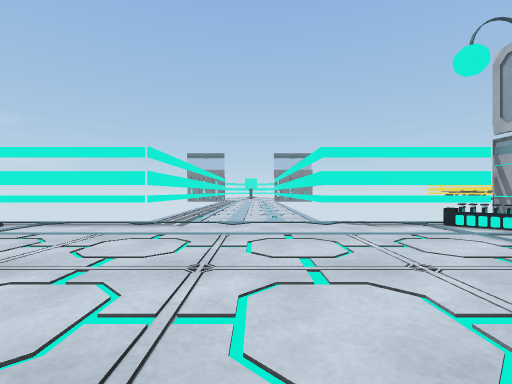
View 1 (above)

12 first-person views from a walk through a Unity game level. The camera is 0.68 m above the floor, looks level and sees 85° across. Doors are open. The floor is counted in squares, 1 m on a side. Each view is taken from the middle of a square. On the plan, view 1 faces up. The plan holds only what a view shows up to about 9 squares ahead; the rest is blank. The place goes on beyond the plan. The player character is not drawn. Some animated figures are left out.

View 2
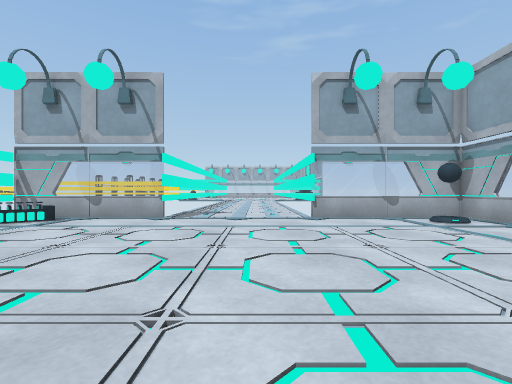

View 3
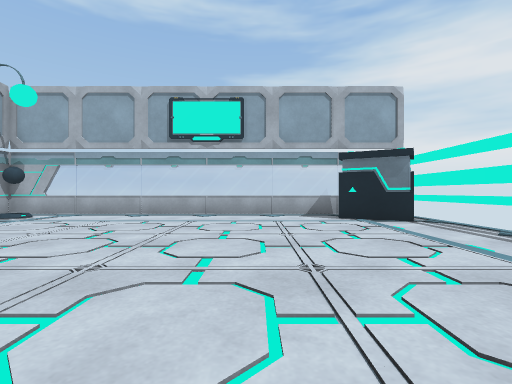

View 4
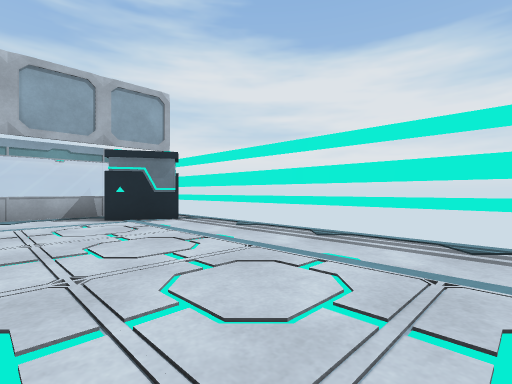

View 5
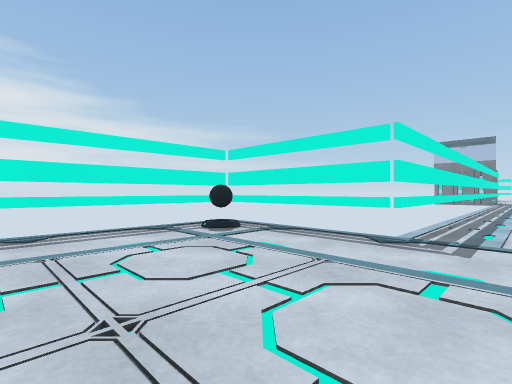

View 6
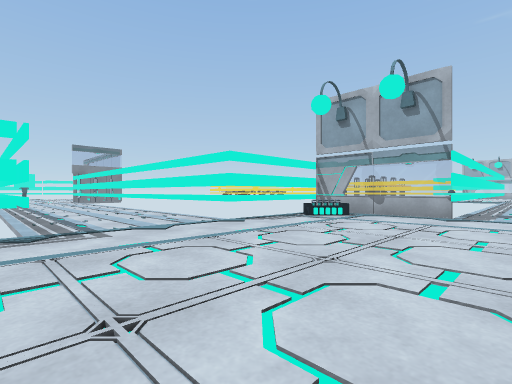

View 7
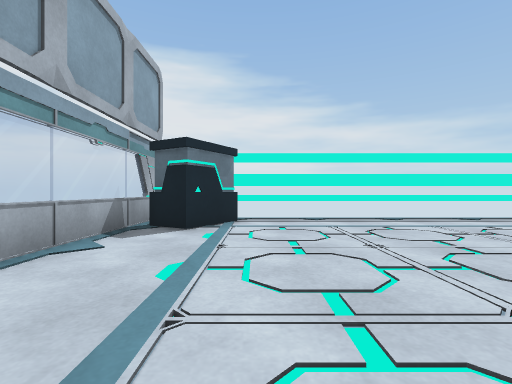

View 8
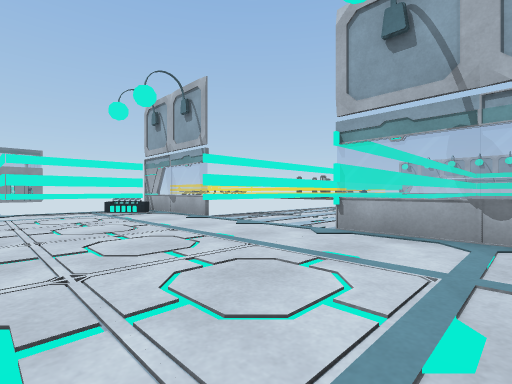

View 9
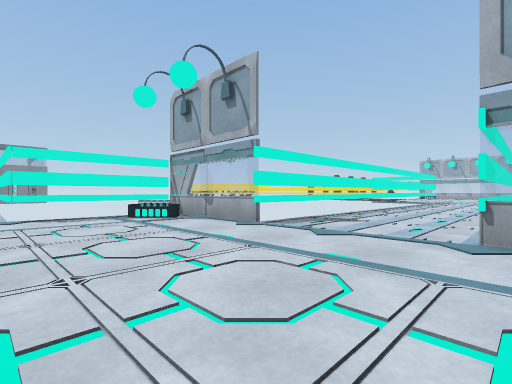

View 10
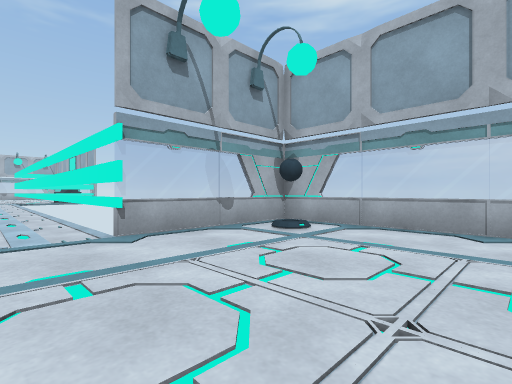

View 11
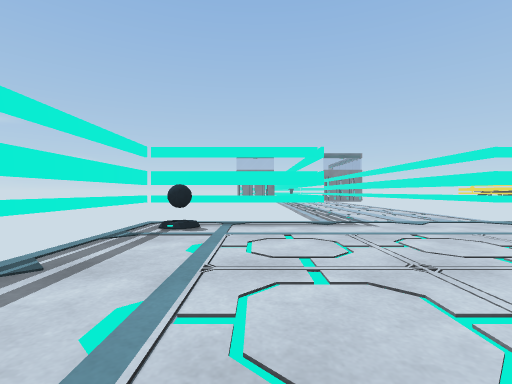

View 12
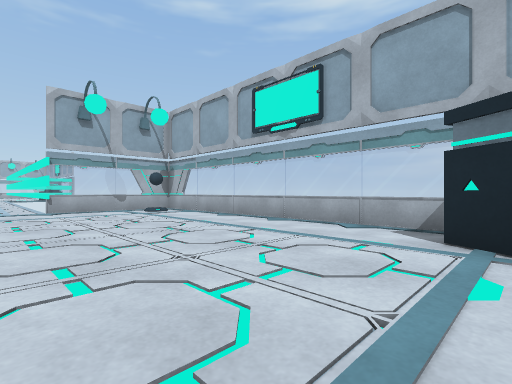

### Floor plan
Points are (right, up) in squares from view 1. A wall is a line through its corners. A room is listed if a view was taken in it or the views show most of it. See-through windows are left out.
Room 1 (views 1, 2, 3, 4, 5, 6, 7, 8, 9, 10, 11, 12)
walls: (-6.5, -1.4) (-6.5, -2.6); (-6.5, 3.5) (-6.5, 2.4); (-2.5, 6.4) (-6.5, 6.4); (5.5, 2.4) (5.5, 6.4) (2.4, 6.4); (-5.9, -5.5) (5.5, -5.5) (5.5, -1.5)
low walls: (5, 5.3) (4.6, 5.6); (5.2, 5.2) (4.8, 4.9) (4.2, 5.4)
ways out: open door at (-0.5, 6.5); open door at (5.5, 0.5)
objects: other object (-7, -5) to (-7, -3); other object (-7, -1) to (-7, 2); other object (-7, 4) to (-7, 6); box (-6, -4); other object (-6, 5) to (-5, 6); other object (-5, 6); box (-4, -4); other object (2, 7) to (2, 8); other object (4, -5) to (5, -4); other object (4, 6)

Where each view was taken, in squares from view 1:
view 1: 0 up, 0 right, facing up
view 2: 0 up, 2 left, facing right
view 3: 3 up, 2 left, facing down
view 4: 3 up, 2 left, facing down-left
view 5: 2 up, 1 left, facing up-left
view 6: 1 up, 3 left, facing up-right
view 7: 3 down, 1 right, facing left
view 8: 4 down, 1 right, facing up-right
view 9: 2 down, 1 right, facing up-right
view 10: 0 up, 1 right, facing down-right
view 11: 0 up, 4 left, facing up
view 12: 0 up, 5 left, facing down-right
